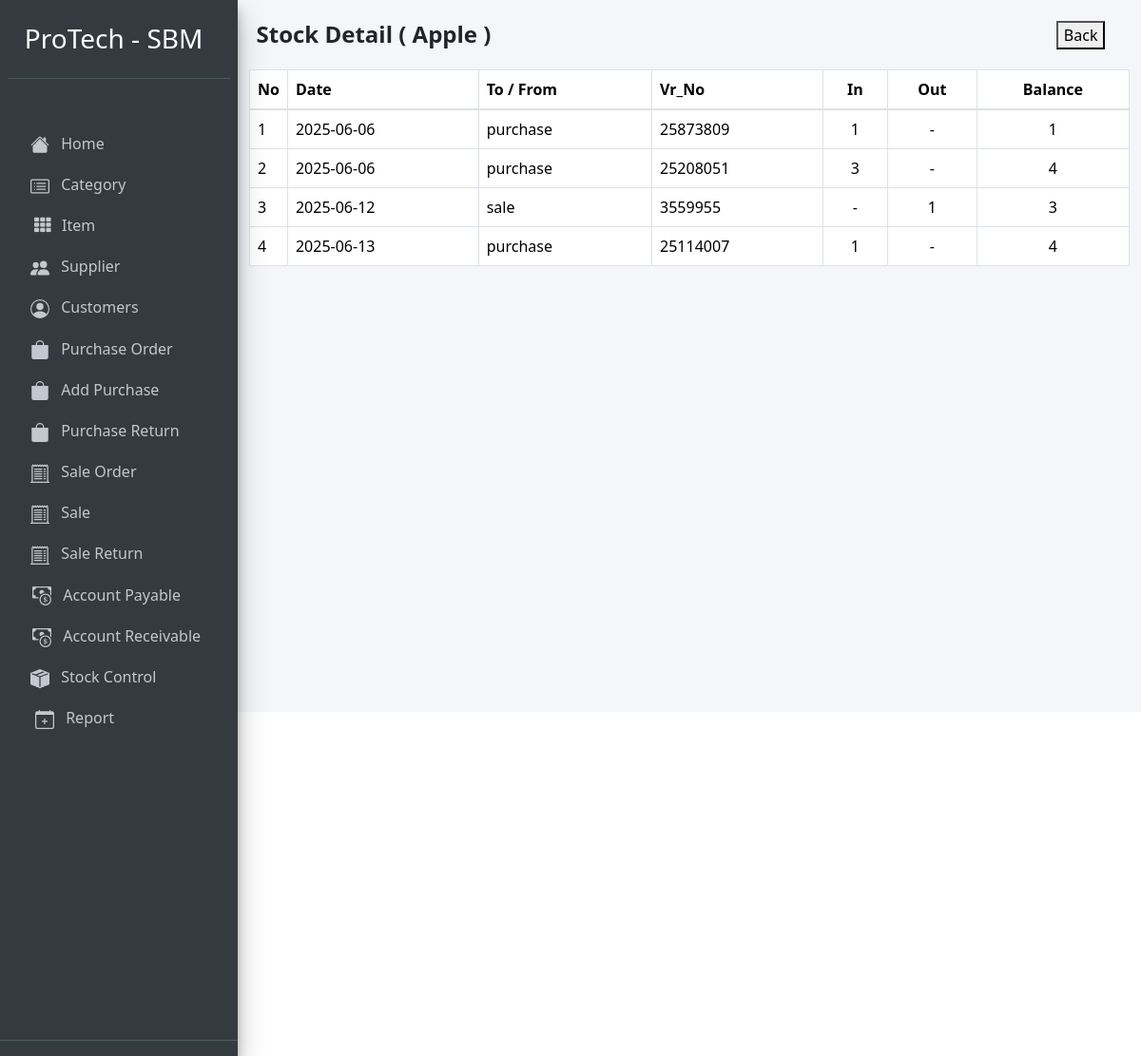
The page /stock_detail.php?item_id=4001 on the database as committed earlier.
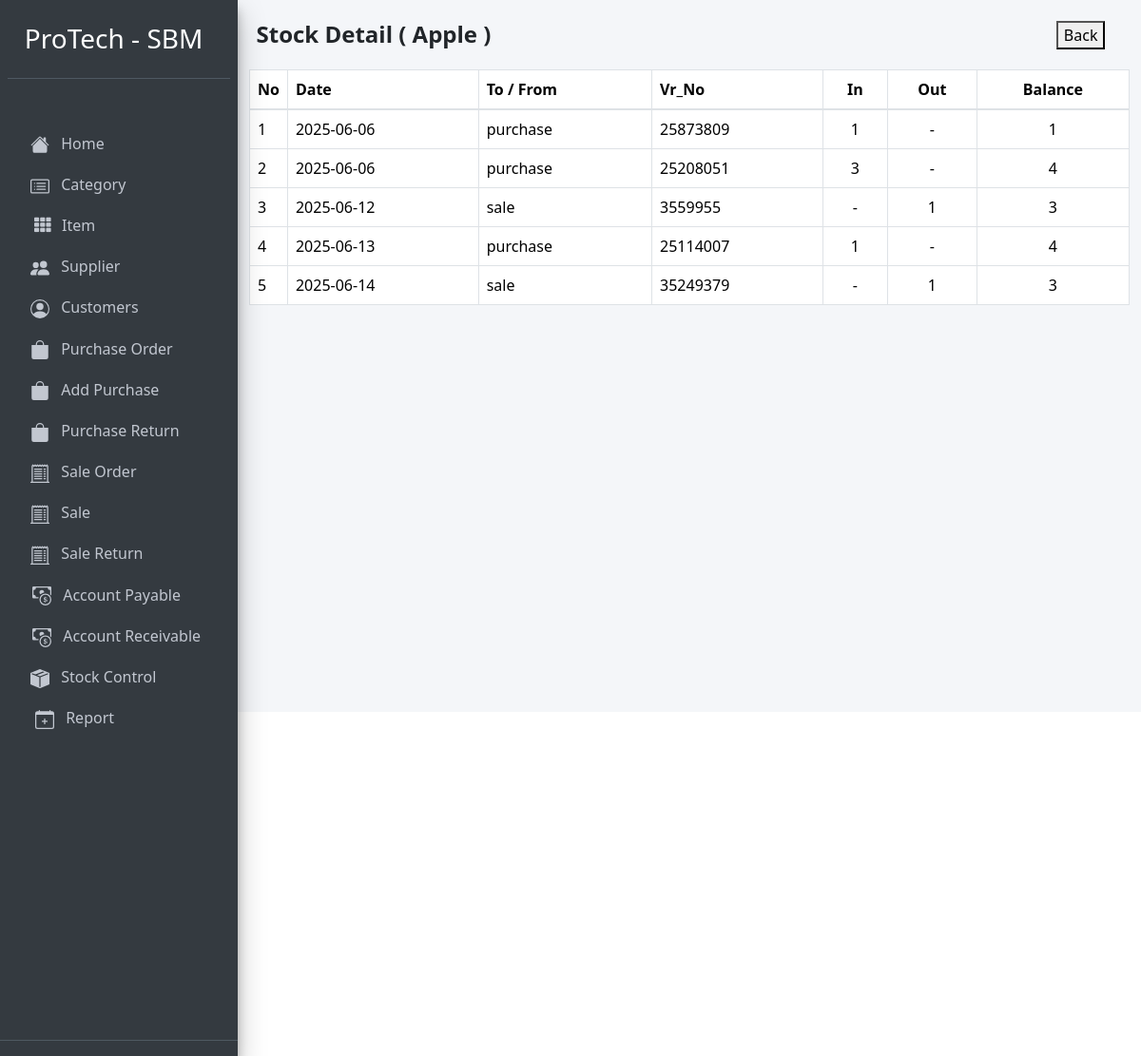
The same page on the database as committed later.
### tables this page shows
CREATE TABLE `stock` (
  `id` int(11) NOT NULL,
  `date` date NOT NULL,
  `item_id` int(11) NOT NULL,
  `vr_no` int(11) NOT NULL,
  `to_from` varchar(100) NOT NULL,
  `in_qty` int(11) NOT NULL,
  `out_qty` int(11) NOT NULL,
  `foc_qty` int(11) NOT NULL,
  `balance` int(11) NOT NULL
);

### stock_detail.php (the view, shortened to what this page needs)
<?php
require '../Config/config.php';
  ?>
  <?php include 'header.php'; ?>
<?php
    $item_id = $_GET['item_id'];
    $stockstmt = $pdo->prepare("SELECT * FROM stock WHERE item_id='$item_id'");
    $stockstmt->execute();
    $stockdata = $stockstmt->fetchAll();
    $itemstmt = $pdo->prepare("SELECT * FROM item WHERE item_id='$item_id'");
    $itemstmt->execute();
    $item = $itemstmt->fetch(PDO::FETCH_ASSOC);
 ?>
<div class="container">
  <div class="d-flex" style="margin-top:-17px;">
    <h4 class="col-11"><b>Stock Detail ( <?php echo $item['item_name']; ?> )</b></h4>
    <a href="stock_control.php"><button class="">Back</button></a>
  </div>
  <div class="outer" style="margin-top:-10px;">
    <table class="table table-bordered mt-4 table-hover">
      <thead>
        <tr>
          <th style="width: 10px">No</th>
          <th>Date</th>
          <th>To / From</th>
          <th>Vr_No</th>
          <th class="text-center">In</th>
          <th class="text-center">Out</th>
          <th class="text-center">Balance</th>
        </tr>
      </thead>
      <tbody>
        <?php
          if ($stockdata) {
            $id = 1;
            foreach ($stockdata as $value) {
         ?>
        <tr>
          <td><?php echo $id; ?></td>
          <td><?php echo $value['date'];?></td>
          <td><?php echo $value['to_from'];?></td>
          <td><?php echo $value['vr_no'];?></td>
          <td class="text-center">
            <?php
             if(!empty($value['in_qty'])){
                if($value['foc_qty'] != 0){
                    echo $value['in_qty'];
                    ?>
                    <span class="badge badge-success">foc +2</span>
                    <?php
                }else{
                    echo $value['in_qty'];
                }
              }else{
                  echo '-';
             }
            ?>
          </td>
          <td class="text-center">
            <?php
              if(!empty($value['out_qty'])){
                  if($value['foc_qty'] != 0){
                      echo $value['out_qty'];
                      ?>
                      <span class="badge badge-success">foc +2</span>
                      <?php
                  }else{
                      echo $value['out_qty'];
                  }
                }else{
                    echo '-';
              }
              ?>
          </td>
          <td class="text-center"><?php echo $value['balance'];?></td>
        </tr>
        <?php
          $id++;
            }
          }
         ?>
      </tbody>
    </table>
  </div>
</div>

Rows that differ between the two databases and show on the page:
added stock: date "2025-06-14", to_from "sale", vr_no "35249379", out_qty "1", balance "3"
